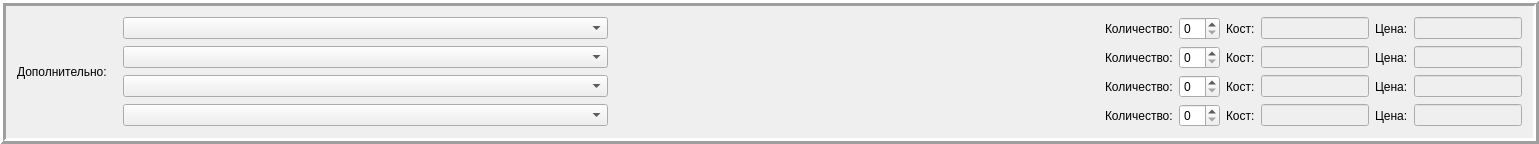
        <widget class="QFrame" name="frame_10">
         <property name="frameShape">
          <enum>QFrame::Box</enum>
         </property>
         <property name="frameShadow">
          <enum>QFrame::Raised</enum>
         </property>
         <property name="lineWidth">
          <number>3</number>
         </property>
         <layout class="QGridLayout" name="gridLayout_14">
          <item row="0" column="0">
           <layout class="QHBoxLayout" name="horizontalLayout_31">
            <item>
             <widget class="QLabel" name="label_94">
              <property name="minimumSize">
               <size>
                <width>100</width>
                <height>0</height>
               </size>
              </property>
              <property name="text">
               <string>Дополнительно: </string>
              </property>
             </widget>
            </item>
            <item>
             <layout class="QVBoxLayout" name="verticalLayout_3">
              <item>
               <layout class="QHBoxLayout" name="horizontalLayout_32">
                <item>
                 <widget class="QComboBox" name="comboBox_Other1">
                  <property name="minimumSize">
                   <size>
                    <width>485</width>
                    <height>0</height>
                   </size>
                  </property>
                 </widget>
                </item>
                <item>
                 <spacer name="horizontalSpacer_37">
                  <property name="orientation">
                   <enum>Qt::Horizontal</enum>
                  </property>
                  <property name="sizeHint" stdset="0">
                   <size>
                    <width>491</width>
                    <height>17</height>
                   </size>
                  </property>
                 </spacer>
                </item>
                <item>
                 <widget class="QLabel" name="label_95">
                  <property name="text">
                   <string>Количество:</string>
                  </property>
                 </widget>
                </item>
                <item>
                 <widget class="QSpinBox" name="spinBox_Other1"/>
                </item>
                <item>
                 <widget class="QLabel" name="label_96">
                  <property name="text">
                   <string>Кост:</string>
                  </property>
                 </widget>
                </item>
                <item>
                 <widget class="QLineEdit" name="lineEdit_cost_Other1">
                  <property name="enabled">
                   <bool>false</bool>
                  </property>
                  <property name="sizePolicy">
                   <sizepolicy hsizetype="Fixed" vsizetype="Fixed">
                    <horstretch>0</horstretch>
                    <verstretch>0</verstretch>
                   </sizepolicy>
                  </property>
                 </widget>
                </item>
                <item>
                 <widget class="QLabel" name="label_97">
                  <property name="text">
                   <string>Цена:</string>
                  </property>
                 </widget>
                </item>
                <item>
                 <widget class="QLineEdit" name="lineEdit_price_Other1">
                  <property name="enabled">
                   <bool>false</bool>
                  </property>
                  <property name="sizePolicy">
                   <sizepolicy hsizetype="Fixed" vsizetype="Fixed">
                    <horstretch>0</horstretch>
                    <verstretch>0</verstretch>
                   </sizepolicy>
                  </property>
                 </widget>
                </item>
               </layout>
              </item>
              <item>
               <layout class="QHBoxLayout" name="horizontalLayout_33">
                <item>
                 <widget class="QComboBox" name="comboBox_Other2">
                  <property name="minimumSize">
                   <size>
                    <width>485</width>
                    <height>0</height>
                   </size>
                  </property>
                 </widget>
                </item>
                <item>
                 <spacer name="horizontalSpacer_38">
                  <property name="orientation">
                   <enum>Qt::Horizontal</enum>
                  </property>
                  <property name="sizeHint" stdset="0">
                   <size>
                    <width>491</width>
                    <height>17</height>
                   </size>
                  </property>
                 </spacer>
                </item>
                <item>
                 <widget class="QLabel" name="label_98">
                  <property name="text">
                   <string>Количество:</string>
                  </property>
                 </widget>
                </item>
                <item>
                 <widget class="QSpinBox" name="spinBox_Other2"/>
                </item>
                <item>
                 <widget class="QLabel" name="label_99">
                  <property name="text">
                   <string>Кост:</string>
                  </property>
                 </widget>
                </item>
                <item>
                 <widget class="QLineEdit" name="lineEdit_cost_Other2">
                  <property name="enabled">
                   <bool>false</bool>
                  </property>
                  <property name="sizePolicy">
                   <sizepolicy hsizetype="Fixed" vsizetype="Fixed">
                    <horstretch>0</horstretch>
                    <verstretch>0</verstretch>
                   </sizepolicy>
                  </property>
                 </widget>
                </item>
                <item>
                 <widget class="QLabel" name="label_100">
                  <property name="text">
                   <string>Цена:</string>
                  </property>
                 </widget>
                </item>
                <item>
                 <widget class="QLineEdit" name="lineEdit_price_Other2">
                  <property name="enabled">
                   <bool>false</bool>
                  </property>
                  <property name="sizePolicy">
                   <sizepolicy hsizetype="Fixed" vsizetype="Fixed">
                    <horstretch>0</horstretch>
                    <verstretch>0</verstretch>
                   </sizepolicy>
                  </property>
                 </widget>
                </item>
               </layout>
              </item>
              <item>
               <layout class="QHBoxLayout" name="horizontalLayout_34">
                <item>
                 <widget class="QComboBox" name="comboBox_Other3">
                  <property name="minimumSize">
                   <size>
                    <width>485</width>
                    <height>0</height>
                   </size>
                  </property>
                 </widget>
                </item>
                <item>
                 <spacer name="horizontalSpacer_39">
                  <property name="orientation">
                   <enum>Qt::Horizontal</enum>
                  </property>
                  <property name="sizeHint" stdset="0">
                   <size>
                    <width>491</width>
                    <height>17</height>
                   </size>
                  </property>
                 </spacer>
                </item>
                <item>
                 <widget class="QLabel" name="label_101">
                  <property name="text">
                   <string>Количество:</string>
                  </property>
                 </widget>
                </item>
                <item>
                 <widget class="QSpinBox" name="spinBox_Other3"/>
                </item>
                <item>
                 <widget class="QLabel" name="label_102">
                  <property name="text">
                   <string>Кост:</string>
                  </property>
                 </widget>
                </item>
                <item>
                 <widget class="QLineEdit" name="lineEdit_cost_Other3">
                  <property name="enabled">
                   <bool>false</bool>
                  </property>
                  <property name="sizePolicy">
                   <sizepolicy hsizetype="Fixed" vsizetype="Fixed">
                    <horstretch>0</horstretch>
                    <verstretch>0</verstretch>
                   </sizepolicy>
                  </property>
                 </widget>
                </item>
                <item>
                 <widget class="QLabel" name="label_103">
                  <property name="text">
                   <string>Цена:</string>
                  </property>
                 </widget>
                </item>
                <item>
                 <widget class="QLineEdit" name="lineEdit_price_Other3">
                  <property name="enabled">
                   <bool>false</bool>
                  </property>
                  <property name="sizePolicy">
                   <sizepolicy hsizetype="Fixed" vsizetype="Fixed">
                    <horstretch>0</horstretch>
                    <verstretch>0</verstretch>
                   </sizepolicy>
                  </property>
                 </widget>
                </item>
               </layout>
              </item>
              <item>
               <layout class="QHBoxLayout" name="horizontalLayout_35">
                <item>
                 <widget class="QComboBox" name="comboBox_Other4">
                  <property name="minimumSize">
                   <size>
                    <width>485</width>
                    <height>0</height>
                   </size>
                  </property>
                 </widget>
                </item>
                <item>
                 <spacer name="horizontalSpacer_40">
                  <property name="orientation">
                   <enum>Qt::Horizontal</enum>
                  </property>
                  <property name="sizeHint" stdset="0">
                   <size>
                    <width>491</width>
                    <height>17</height>
                   </size>
                  </property>
                 </spacer>
                </item>
                <item>
                 <widget class="QLabel" name="label_104">
                  <property name="text">
                   <string>Количество:</string>
                  </property>
                 </widget>
                </item>
                <item>
                 <widget class="QSpinBox" name="spinBox_Other4"/>
                </item>
                <item>
                 <widget class="QLabel" name="label_105">
                  <property name="text">
                   <string>Кост:</string>
                  </property>
                 </widget>
                </item>
                <item>
                 <widget class="QLineEdit" name="lineEdit_cost_Other4">
                  <property name="enabled">
                   <bool>false</bool>
                  </property>
                  <property name="sizePolicy">
                   <sizepolicy hsizetype="Fixed" vsizetype="Fixed">
                    <horstretch>0</horstretch>
                    <verstretch>0</verstretch>
                   </sizepolicy>
                  </property>
                 </widget>
                </item>
                <item>
                 <widget class="QLabel" name="label_106">
                  <property name="text">
                   <string>Цена:</string>
                  </property>
                 </widget>
                </item>
                <item>
                 <widget class="QLineEdit" name="lineEdit_price_Other4">
                  <property name="enabled">
                   <bool>false</bool>
                  </property>
                  <property name="sizePolicy">
                   <sizepolicy hsizetype="Fixed" vsizetype="Fixed">
                    <horstretch>0</horstretch>
                    <verstretch>0</verstretch>
                   </sizepolicy>
                  </property>
                 </widget>
                </item>
               </layout>
              </item>
             </layout>
            </item>
           </layout>
          </item>
         </layout>
        </widget>
